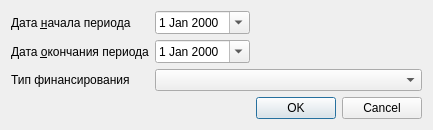
<?xml version="1.0" encoding="UTF-8"?>
<ui version="4.0">
 <class>ReportBedspacePEOForm5Setup</class>
 <widget class="QDialog" name="ReportBedspacePEOForm5Setup">
  <property name="geometry">
   <rect>
    <x>0</x>
    <y>0</y>
    <width>398</width>
    <height>125</height>
   </rect>
  </property>
  <property name="windowTitle">
   <string>Dialog</string>
  </property>
  <layout class="QGridLayout" name="gridLayout">
   <item row="2" column="0">
    <widget class="QLabel" name="lblEndDate">
     <property name="text">
      <string>Дата &amp;окончания периода</string>
     </property>
     <property name="buddy">
      <cstring>edtEndDate</cstring>
     </property>
    </widget>
   </item>
   <item row="0" column="0">
    <widget class="QLabel" name="lblBegDate">
     <property name="text">
      <string>Дата &amp;начала периода</string>
     </property>
     <property name="buddy">
      <cstring>edtBegDate</cstring>
     </property>
    </widget>
   </item>
   <item row="7" column="2">
    <widget class="QDialogButtonBox" name="buttonBox">
     <property name="orientation">
      <enum>Qt::Horizontal</enum>
     </property>
     <property name="standardButtons">
      <set>QDialogButtonBox::Cancel|QDialogButtonBox::Ok</set>
     </property>
    </widget>
   </item>
   <item row="6" column="1">
    <spacer name="verticalSpacer">
     <property name="orientation">
      <enum>Qt::Vertical</enum>
     </property>
     <property name="sizeHint" stdset="0">
      <size>
       <width>20</width>
       <height>40</height>
      </size>
     </property>
    </spacer>
   </item>
   <item row="0" column="2">
    <spacer name="horizontalSpacer">
     <property name="orientation">
      <enum>Qt::Horizontal</enum>
     </property>
     <property name="sizeHint" stdset="0">
      <size>
       <width>40</width>
       <height>20</height>
      </size>
     </property>
    </spacer>
   </item>
   <item row="3" column="0">
    <widget class="QLabel" name="lblFinance">
     <property name="text">
      <string>Тип финансирования</string>
     </property>
    </widget>
   </item>
   <item row="3" column="1" colspan="2">
    <widget class="CRBComboBox" name="cmbFinance"/>
   </item>
   <item row="2" column="1">
    <widget class="CDateEdit" name="edtEndDate">
     <property name="sizePolicy">
      <sizepolicy hsizetype="Maximum" vsizetype="Fixed">
       <horstretch>0</horstretch>
       <verstretch>0</verstretch>
      </sizepolicy>
     </property>
     <property name="calendarPopup">
      <bool>true</bool>
     </property>
    </widget>
   </item>
   <item row="0" column="1">
    <widget class="CDateEdit" name="edtBegDate">
     <property name="sizePolicy">
      <sizepolicy hsizetype="Maximum" vsizetype="Fixed">
       <horstretch>0</horstretch>
       <verstretch>0</verstretch>
      </sizepolicy>
     </property>
     <property name="calendarPopup">
      <bool>true</bool>
     </property>
    </widget>
   </item>
  </layout>
 </widget>
 <customwidgets>
  <customwidget>
   <class>CRBComboBox</class>
   <extends>QComboBox</extends>
   <header>library/crbcombobox.h</header>
  </customwidget>
  <customwidget>
   <class>CDateEdit</class>
   <extends>QDateEdit</extends>
   <header>library/DateEdit.h</header>
  </customwidget>
 </customwidgets>
 <resources/>
 <connections>
  <connection>
   <sender>buttonBox</sender>
   <signal>accepted()</signal>
   <receiver>ReportBedspacePEOForm5Setup</receiver>
   <slot>accept()</slot>
   <hints>
    <hint type="sourcelabel">
     <x>248</x>
     <y>254</y>
    </hint>
    <hint type="destinationlabel">
     <x>157</x>
     <y>274</y>
    </hint>
   </hints>
  </connection>
  <connection>
   <sender>buttonBox</sender>
   <signal>rejected()</signal>
   <receiver>ReportBedspacePEOForm5Setup</receiver>
   <slot>reject()</slot>
   <hints>
    <hint type="sourcelabel">
     <x>316</x>
     <y>260</y>
    </hint>
    <hint type="destinationlabel">
     <x>286</x>
     <y>274</y>
    </hint>
   </hints>
  </connection>
 </connections>
</ui>
